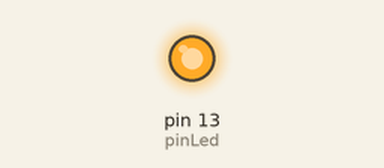
This sketch was run on a simulated Arduino Uno, built with avr-gcc and run on an emulated ATmega328P. Shown: output pins drawn as LEDs (lit = HIGH). What the sketch prints to the serial monitor is not drawn.

Above: at 0.11 s.
At 0.7 s:
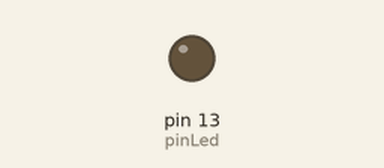
Timing chart, 0 to 3.4 s (numbered marks = the images above):
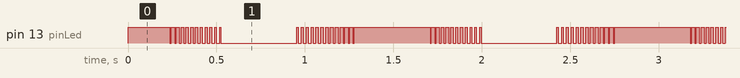

Measured:
- by itself, pin 13 (pinLed): repeats every 1.5 s: 11 × (LOW 0.01 s, HIGH 0.02 s), LOW 0.43 s, 12 × (HIGH 0.01 s, LOW 0.02 s), HIGH 0.43 s

The sketch:

sketch_mar11c.ino
```cpp
int high = 27;
int low = 0;
int ciclo = 0;
int pinLed = 13;

void setup() {
  Serial.begin(9600);
  pinMode(pinLed, OUTPUT);
}

void loop() {
  digitalWrite(pinLed, HIGH);
  delay(high);
  digitalWrite(pinLed, LOW);
  delay(low);

  if(ciclo == 0){
    high--;
    low++;
  }else{
    high++;
    low--;
  }
  if(high == 0) ciclo=1;
  if(low == 0) ciclo =0;

  Serial.print(high);
  Serial.print('\t');
  Serial.println(low);
}
```
